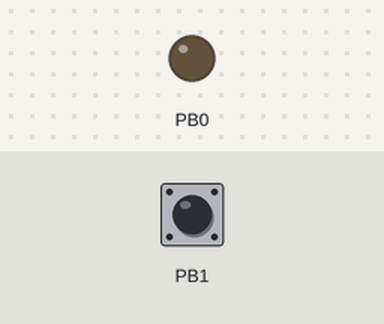
Simulated run of this program. Board: ATmega328P, built with avr-gcc and emulated at 16 MHz. Shown: output pins drawn as LEDs (lit = HIGH). The test bench sets the inputs (shaded band); at power-on: PB1 HIGH. What the program prints to the serial monitor is not drawn.

Above: at 1.2 s.
1.3 s: PB1 pulled LOW for 0.15 s
At 1.6 s:
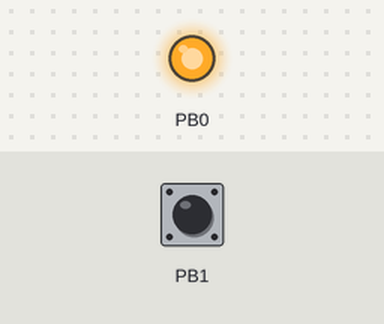
4.1 s: PB1 pulled LOW for 3.2 s
At 8.6 s:
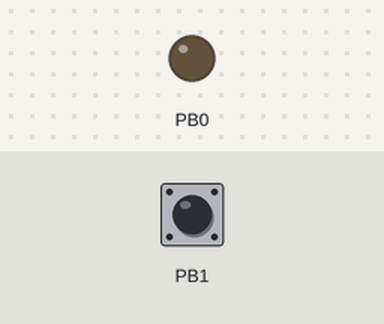
Timing chart, 0 to 10.1 s (numbered marks = the images above; inputs shaded):
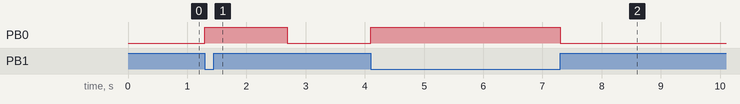

Measured:
- after the input at 1.3 s, PB0: LOW → HIGH at once, → LOW 1.4 s later
- after the input at 4.1 s, PB0: LOW → HIGH at once, → LOW 3.2 s later

The program:

main.c
```c
/*
 * main.c
 *
 *  Created on: 2. mar. 2016
 *      Author: Róbert
 */

#include <avr/io.h>
#include <avr/interrupt.h>
#include "delay.h"
#include "serialTransmit.h"


void serialPrintDec();
void Init_Uart();
void serialWrite(char c[]);

int main()
{
	DDRB = 0x01;
	PORTB = 0x02;
	uint8_t count = 0;
	Init_Uart();

	while(1)
	{

		if(!(PINB & 0x02))
		{
			PORTB|= 0x01;
			count++;
			serialPrintDec(count);


		}
		else
		{
			PORTB &= 0XFE;
		}
	}
}
```

Delay.c
```c
/*
 * Delay.c
 *
 *  Created on: 17. feb. 2016
 *      Author: Róbert
 */
#include <avr/io.h>
#include <avr/interrupt.h>
#include "Delay.h"

volatile int overflowCounter = 0;
// SECOND
void delay_s(uint16_t timeInn)
{
	TCCR0B |= (1 << CS00) | (1 << CS02); 	//set up timer with prescaling 1024 or 16ms
	TCNT0 = 0; 		// initialize counter
	TIMSK0 |= (1 << TOIE0); 	// enables overflow interrupt
	sei();		// enables global interrupt
	overflowCounter = 0;
	int  tick = (timeInn)/ 0.016384; // calc the nr of ticks
	while(overflowCounter <= tick) // remains in a loop until time is over
		;
	overflowCounter = 0; // init overflow counter
}
// MILLISECONDS
void delay_ms(uint16_t timeInn)
{
	TCCR0B |=  (1 << CS00) | (1 << CS01); 	//set up timer with prescaling 64 or 1,024ms
	TCNT0 = 0; 		// initialize counter
	TIMSK0 |= (1 << TOIE0); 	// enables overflow interrupt
	sei();		// enables global interrupt
	overflowCounter = 0; // init overflow counter
	int tick = (timeInn)/ 1.024; // calc the nr of ticks
	if(tick < 1)
	{
		tick = 1;
	}
	while(overflowCounter <= tick) // remains in a loop until time is over
		;
	overflowCounter = 0; // init overflow counter
}
//MICROSECOND
void delay_us(uint16_t timeInn)
{
	TCCR0B |=  (1 << CS00); 	//set up timer with no prescaling
	TCNT0 = 0; 		// initialize counter
	TIMSK0 |= (1 << TOIE0); 	// enables overflow interrupt
	sei();		// enables global interrupt
	overflowCounter = 0; 	// init overflow counter
	int tick = (timeInn/(16)); // calc the nr of ticks
	overflowCounter = 0; 	// init overflow counter
	if(tick < 1)
	{
		tick = 1;
	}
	while(overflowCounter <= tick) // remains in a loop until time is over
		;
	overflowCounter = 0; // init overflow counter
}

ISR(TIMER0_OVF_vect)
{
	overflowCounter++; // keeps info/counting  of number of overflows
}
```

Delay.h
```c
/*
 * Delay.h
 *
 *  Created on: 17. feb. 2016
 *      Author: Róbert
 */

#ifndef DELAY_H_
#define DELAY_H_

 void delay_s(uint16_t timeInn);

void delay_ms(uint16_t timeInn);

void delay_us(uint16_t timeInn);

#endif /* DELAY_H_ */
```

serialTransmit.c
```c
/*
 * serialTransmit.c
 *
 *  Created on: 29. feb. 2016
 *      Author: Róbert
 */
#include "serialTransmit.h"
#include <avr/interrupt.h>
#include <avr/io.h>
#include "delay.h"
uint8_t serialReadPos = 0;
uint8_t serialWritePos = 0;

void Init_Uart ()
{
	UBRR0H = (BRC >> 8);
	UBRR0L = BRC;

	UCSR0B = (1 << TXEN0) | (1 << TXCIE0);
	 // set frame format
	UCSR0C= (1 << UCSZ01) |(1 << UCSZ00) ;

	sei();

}

void appendSerial(char c)
{
	serialBuffer[serialWritePos] = c;
	serialWritePos++;
	if(serialWritePos >= BUFFERSIZE)
	{
		serialReadPos = 0;
	}
}

void serialWrite(char c[])
{
	for(uint8_t i = 0; i < strlen(c); i++)
	{
		appendSerial(c[i]);
	}
	if(UCSR0A & (1 << UDRE0))
	{
		UDR0 = 0;
	}
}

ISR(USART_TX_vect)
{
	if(serialReadPos != serialWritePos)
	{
		UDR0 = serialBuffer[serialReadPos];
		serialReadPos++;

		if(serialReadPos >= BUFFERSIZE)
		{
			serialReadPos = 0;
		}
	}
}

void serialPrintDec(int value)
{
	char asciiArr[10] = {48,49,50,51,52,53,54,55,56,57};
	int arr[20];
	int count = 0;

	if ( value < 10)
	{
		arr[count] = value;
		delay_ms(1000);
	}

	while( value / 10  > 0 )
	{

		arr[count] = value % 10;
		value = value / 10;
		count++;

		if(value < 10)
		{
			arr[count] = value;
		}

	}

	for(int i  = count ; i >= 0 ; i--)
	{
		UDR0 = asciiArr[arr[i]];

		delay_ms(600);

	}
	//UDR0 = "\r";
	serialWrite("\r");
}
```

serialTransmit.h
```c
/*
 * serialTransmit.h
 *
 *  Created on: 29. feb. 2016
 *      Author: Róbert
 */

#ifndef SERIALTRANSMIT_H_
#define SERIALTRANSMIT_H_

#define FOSC 16000000 // clock speed
#define BAUD 9600
#define BRC  ((FOSC/16/BAUD)-1)
#define BUFFERSIZE 128

char serialBuffer[BUFFERSIZE];


void appendSerial(char c);
void serialWrite(char c[]);
void serialPrintDec(int value);
void Init_Uart ();

#endif /* SERIALTRANSMIT_H_ */
```
